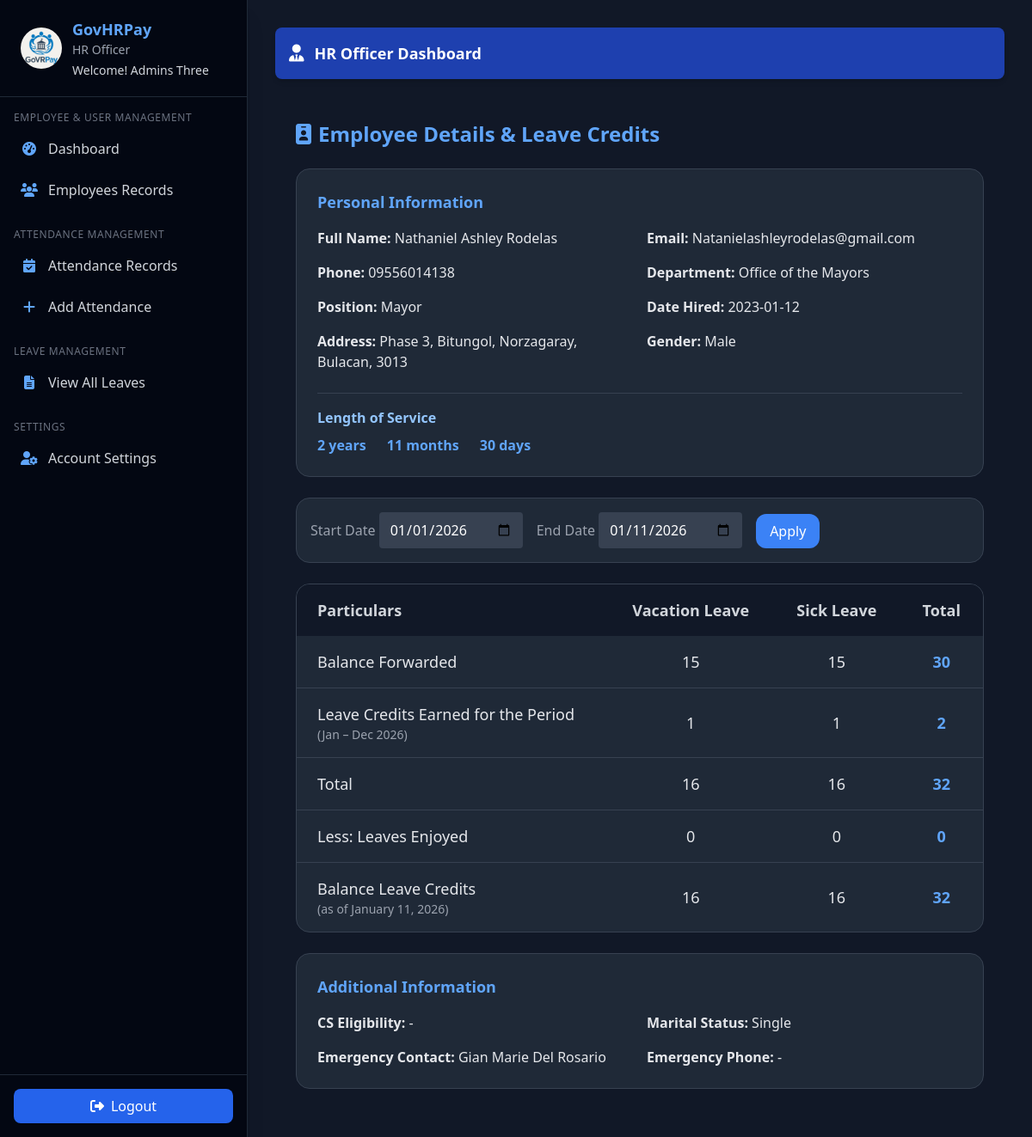
Before: /hr/officer/employee/1/view (signed in) with the older database file.
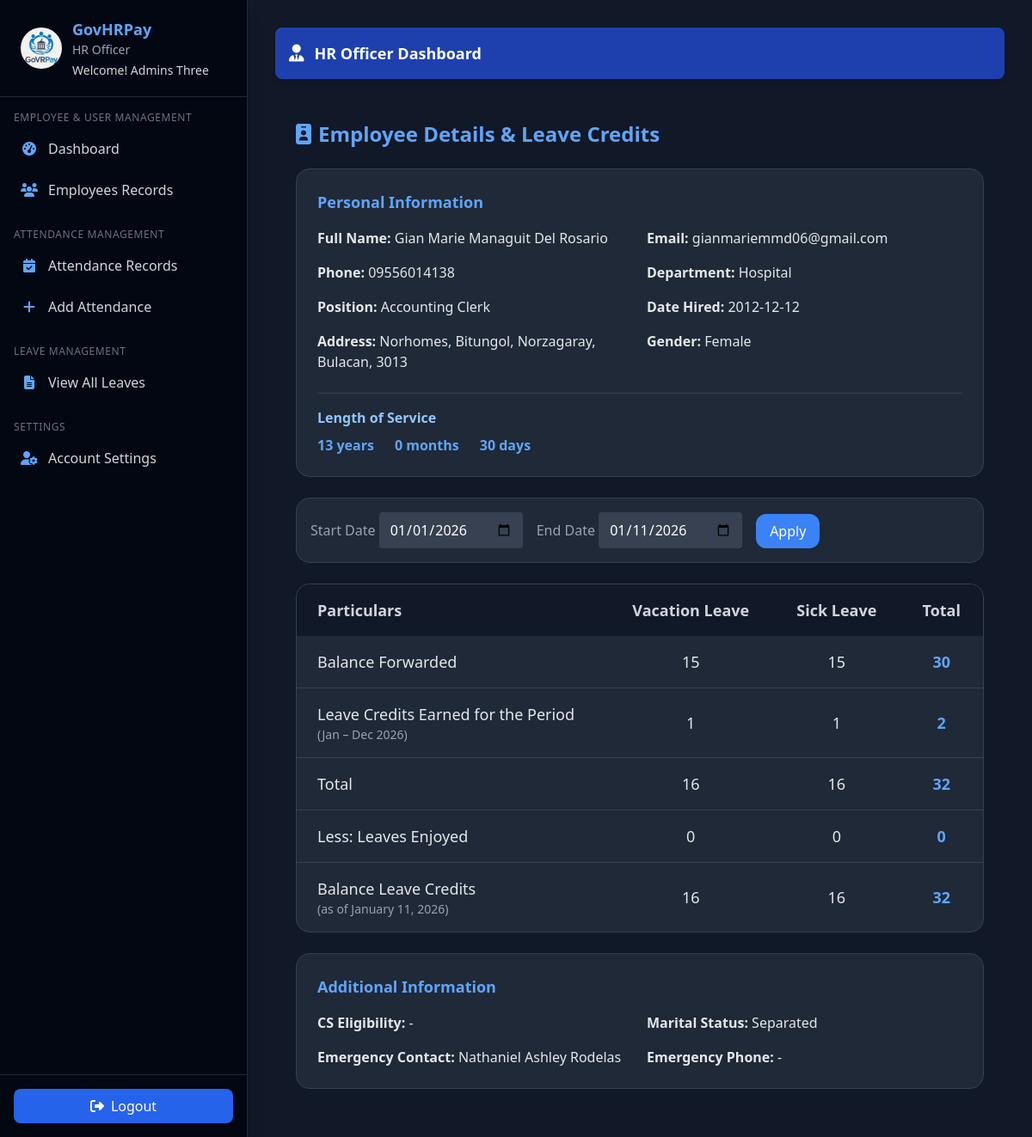
After: the same page with the newer database file.
### hr_system/hr/models/hr_models.py (models this page shows, shortened)
class Employee(db.Model):
    __tablename__ = "employee"
    id = db.Column(db.Integer, primary_key=True)
    employee_id = db.Column(db.String(20), unique=True, nullable=False)
    user_id = db.Column(db.Integer, db.ForeignKey('user.id', name='fk_employee_user_id'), unique=True)
    department_id = db.Column(db.Integer, db.ForeignKey('department.id', name='fk_employee_department_id'))
    position_id = db.Column(db.Integer, db.ForeignKey('position.id', name='fk_employee_position_id'))
    first_name = db.Column(db.String(100), nullable=False)
    last_name = db.Column(db.String(100), nullable=False)
    middle_name = db.Column(db.String(100))
    email = db.Column(db.String(150), unique=True, nullable=False)
    phone = db.Column(db.String(20))
    barangay = db.Column(db.String(100))
    municipality = db.Column(db.String(100))
    province = db.Column(db.String(100))
    postal_code = db.Column(db.String(10))
    street_address = db.Column(db.String(255))
    salary = db.Column(db.Float)
    date_hired = db.Column(db.Date, nullable=False)
    date_of_birth = db.Column(db.Date)
    gender = db.Column(db.String(10))
    marital_status = db.Column(db.String(20))
    emergency_contact = db.Column(db.String(100))
    emergency_phone = db.Column(db.String(20))
    status = db.Column(db.String(20), default="Active")
    archived = db.Column(db.Boolean, default=False)
    archived_at = db.Column(db.DateTime)
    cs_eligibility = db.Column(db.String(50))
    created_at = db.Column(db.DateTime, default=datetime.utcnow)
    updated_at = db.Column(db.DateTime, default=datetime.utcnow, onupdate=datetime.utcnow)
    user = db.relationship("User", back_populates="employee_profile", uselist=False)
    department = db.relationship("Department", back_populates="employees", foreign_keys=[department_id])
    position = db.relationship("Position", back_populates="employees", foreign_keys=[position_id])
    attendances = db.relationship("Attendance", back_populates="employee", lazy=True)
    leaves = db.relationship("Leave", back_populates="employee", lazy=True)
    leave_credits = db.relationship("LeaveCredit", back_populates="employee", lazy=True)
    payrolls = db.relationship("Payroll", back_populates="employee", lazy=True)
    payslips = db.relationship("Payslip", back_populates="employee", lazy=True)
    employee_deductions = db.relationship("EmployeeDeduction", back_populates="employee", lazy=True, cascade="all, delete-orphan")
    employee_allowances = db.relationship("EmployeeAllowance", back_populates="employee", lazy=True, cascade="all, delete-orphan")
    employment_type_id = db.Column(db.Integer, db.ForeignKey("employment_type.id", name="fk_employee_employment_type_id"))
    employment_type = db.relationship("EmploymentType", back_populates="employees", foreign_keys=[employment_type_id])
    deductions = db.relationship(
        "Deduction",
        secondary="employee_deductions",
        viewonly=True,
        lazy="joined"
    )
    allowances = db.relationship(
        "Allowance",
        secondary="employee_allowances",
        viewonly=True,
        lazy="joined"
    )
    def get_full_name(self):
        return f"{self.first_name} {self.middle_name or ''} {self.last_name}".strip()
    def get_full_address(self):
        parts = [self.street_address, self.barangay, self.municipality, self.province, self.postal_code]
        return ', '.join([p for p in parts if p])
    def get_working_duration(self):
        if not self.date_hired:
            return "0 years, 0 months, 0 days"
        today = date.today()
        start = self.date_hired
        years = today.year - start.year
        months = today.month - start.month
        days = today.day - start.day
        if days < 0:
            months -= 1
            from calendar import monthrange
            prev_month = (today.month - 1) or 12
            prev_year = today.year if today.month != 1 else today.year - 1
            days_in_prev_month = monthrange(prev_year, prev_month)[1]
            days += days_in_prev_month
        if months < 0:
            years -= 1
            months += 12
        return f"{years} years, {months} months, {days} days"

class Department(db.Model):
    __tablename__ = "department"
    id = db.Column(db.Integer, primary_key=True)
    name = db.Column(db.String(100), unique=True, nullable=False)
    description = db.Column(db.Text)
    head_id = db.Column(db.Integer, db.ForeignKey("user.id", name="fk_department_head_id"))
    created_at = db.Column(db.DateTime, default=datetime.utcnow)
    head = db.relationship("User", back_populates="managed_department", foreign_keys=[head_id])
    employees = db.relationship("Employee", back_populates="department", lazy=True)
    positions = db.relationship("Position", back_populates="department", lazy=True)

class Position(db.Model):
    __tablename__ = "position"
    id = db.Column(db.Integer, primary_key=True)
    name = db.Column(db.String(100), unique=True, nullable=False)
    description = db.Column(db.Text)
    department_id = db.Column(db.Integer, db.ForeignKey("department.id", name="fk_position_department_id"))
    department = db.relationship("Department", back_populates="positions", foreign_keys=[department_id])
    employees = db.relationship("Employee", back_populates="position", lazy=True)

### hr_system/hr/routes/hr_officer_routes.py (the view)
@hr_officer_bp.route("/employee/<int:employee_id>/view")
@login_required
def view_employee(employee_id):
    employee = Employee.query.get_or_404(employee_id)
    today = date.today()
    start_date_str = request.args.get("start_date")
    end_date_str = request.args.get("end_date")
    start_date = (
        datetime.strptime(start_date_str, "%Y-%m-%d").date()
        if start_date_str else date(today.year, 1, 1)
    )
    end_date = (
        datetime.strptime(end_date_str, "%Y-%m-%d").date()
        if end_date_str else today
    )
    BASE_VACATION = 15
    BASE_SICK = 15
    months = max(
        (end_date.year - start_date.year) * 12 +
        (end_date.month - start_date.month) + 1,
        0
    )
    earned_vac = months
    earned_sick = months
    used_vac = sum(
        l.days_requested for l in employee.leaves
        if l.status == "Approved"
        and l.leave_type.name.lower() == "vacation"
        and start_date <= l.start_date <= end_date
    )
    used_sick = sum(
        l.days_requested for l in employee.leaves
        if l.status == "Approved"
        and l.leave_type.name.lower() == "sick"
        and start_date <= l.start_date <= end_date
    )
    total_vac = BASE_VACATION + earned_vac
    total_sick = BASE_SICK + earned_sick
    balance_vac = max(total_vac - used_vac, 0)
    balance_sick = max(total_sick - used_sick, 0)
    leave_table = [
        {
            "particulars": "Balance Forwarded",
            "vacation": BASE_VACATION,
            "sick": BASE_SICK,
            "total": BASE_VACATION + BASE_SICK
        },
        {
            "particulars": "Leave Credits Earned for the Period",
            "vacation": earned_vac,
            "sick": earned_sick,
            "total": earned_vac + earned_sick,
            "type": "earned"
        },
        {
            "particulars": "Total",
            "vacation": total_vac,
            "sick": total_sick,
            "total": total_vac + total_sick
        },
        {
            "particulars": "Less: Leaves Enjoyed",
            "vacation": used_vac,
            "sick": used_sick,
            "total": used_vac + used_sick
        },
        {
            "particulars": "Balance Leave Credits",
            "vacation": balance_vac,
            "sick": balance_sick,
            "total": balance_vac + balance_sick,
            "type": "balance"
        },
    ]
    return render_template(
        "hr/officer/officer_employee.html",
        employee=employee,
        leave_table=leave_table,
        start_date=start_date,
        end_date=end_date,
        today=today
    )

### hr_system/hr/__init__.py (called while the page is built)
@login_manager.user_loader
def load_user(user_id):
    return User.query.get(int(user_id))

### hr_system/hr/models/user.py (called while the page is built)
    def get_full_name(self):
        return f"{self.first_name} {self.last_name}"

### templates/hr/officer/officer_employee.html (shortened to what the changed rows need)
{% extends 'hr/officer/officer_base.html' %}
{% block content %}
<main class="p-4 md:p-6 space-y-6">
  <h1 class="text-2xl font-semibold text-blue-400 flex items-center gap-2">
    <i class="fa-solid fa-id-badge"></i>
    Employee Details & Leave Credits
  </h1>
  <div class="bg-gray-800 p-6 rounded-2xl border border-gray-700">
    <h2 class="text-lg font-semibold text-blue-400 mb-4">Personal Information</h2>
    <div class="grid grid-cols-1 md:grid-cols-2 gap-4 text-gray-200 text-base">
      <div><span class="font-semibold">Full Name:</span> {{ employee.get_full_name() }}</div>
      <div><span class="font-semibold">Email:</span> {{ employee.email }}</div>
      <div><span class="font-semibold">Phone:</span> {{ employee.phone or '-' }}</div>
      <div><span class="font-semibold">Department:</span> {{ employee.department.name if employee.department else '-' }}</div>
      <div><span class="font-semibold">Position:</span> {{ employee.position.name if employee.position else '-' }}</div>
      <div>
        <span class="font-semibold">Date Hired:</span>
        {{ employee.date_hired.strftime('%Y-%m-%d') if employee.date_hired else '-' }}
      </div>
      <div><span class="font-semibold">Address:</span> {{ employee.get_full_address() or '-' }}</div>
      <div><span class="font-semibold">Gender:</span> {{ employee.gender or '-' }}</div>
    </div>
    <div class="mt-6 border-t border-gray-700 pt-4">
      <div class="text-gray-200 text-base flex gap-6">
        {% set years, months, days = employee.get_working_duration().split(',') %}
        <div><span class="font-semibold text-blue-400">{{ years.strip() }}</span></div>
        <div><span class="font-semibold text-blue-400">{{ months.strip() }}</span></div>
      </div>
    </div>
  </div>
  <div class="overflow-x-auto bg-gray-800 rounded-2xl border border-gray-700">
    <table class="min-w-full text-lg text-gray-200">
      <thead class="bg-gray-900">
        <tr>
          <th class="px-6 py-4 text-left text-gray-300">Particulars</th>
          <th class="px-6 py-4 text-center text-gray-300">Vacation Leave</th>
          <th class="px-6 py-4 text-center text-gray-300">Sick Leave</th>
          <th class="px-6 py-4 text-center text-gray-300">Total</th>
        </tr>
      </thead>
    </table>
  </div>
  <div class="bg-gray-800 p-6 rounded-2xl border border-gray-700">
    <h2 class="text-lg font-semibold text-blue-400 mb-4">Additional Information</h2>
    <div class="grid grid-cols-1 md:grid-cols-2 gap-4 text-gray-200 text-base">
      <div><span class="font-semibold">CS Eligibility:</span> {{ employee.cs_eligibility or '-' }}</div>
      <div><span class="font-semibold">Marital Status:</span> {{ employee.marital_status or '-' }}</div>
      <div><span class="font-semibold">Emergency Contact:</span> {{ employee.emergency_contact or '-' }}</div>
      <div><span class="font-semibold">Emergency Phone:</span> {{ employee.emergency_phone or '-' }}</div>
    </div>
  </div>
</main>
{% endblock %}

Changed rows visible on the page:
no longer on this page (row edited): Department: department "Office of the Mayors"
no longer on this page (row unchanged): Position: position "Mayor"
changed Employee "Nathaniel Ashley Rodelas": get_full_name "Nathaniel Ashley Rodelas" → "Gian Marie Managuit Del Rosario"; email "Natanielashleyrodelas@gmail.com" → "gianmariemmd06@gmail.com"; date_hired "2023-01-12" → "2012-12-12"; street_address+barangay+municipality "Phase 3, Bitungol, Norzagaray, Bulacan, 3013" → "Norhomes, Bitungol, Norzagaray, Bulacan, 3013"; gender "Male" → "Female"; marital_status "Single" → "Separated"; emergency_contact "Gian Marie Del Rosario" → "Nathaniel Ashley Rodelas"
now on this page (row unchanged): Department: department "Hospital"
now on this page (row unchanged): Position: position "Accounting Clerk"
Other visible differences:
{{ years.strip() }}: "2 years" → "13 years"
{{ months.strip() }}: "11 months" → "0 months"
